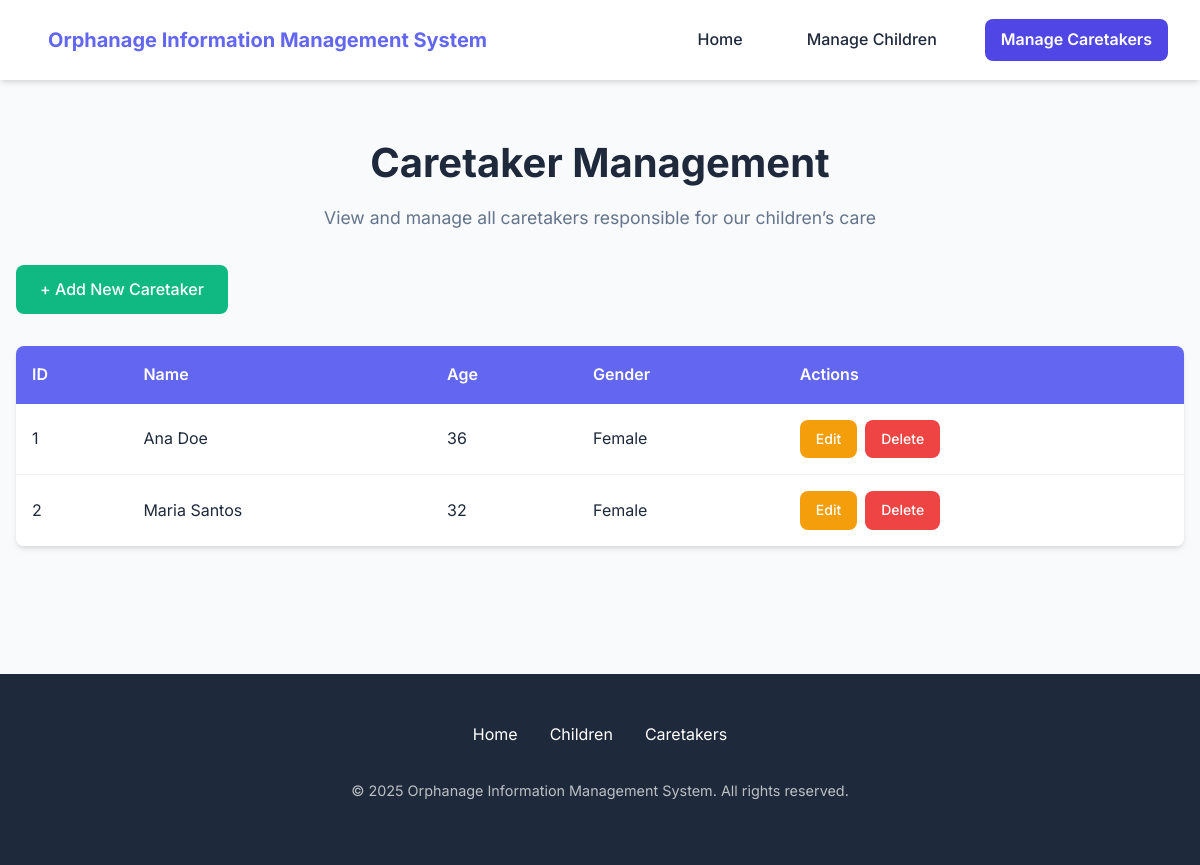
The app's page /caretakers (signed in) with its own data.
### tables this page shows
CREATE TABLE caretakers (Ct_id INTEGER PRIMARY KEY AUTOINCREMENT, name TEXT (100), age INTEGER, gender TEXT (50));

### app.py (the view)
@app.route('/caretakers')
@login_required
def caretakers():
    conn = get_db_connection()
    caretakers = conn.execute('SELECT * FROM caretakers').fetchall()
    conn.close()
    return render_template('caretakers.html', caretakers=caretakers)

### app.py (called while the page is built)
def get_db_connection():
    conn = sqlite3.connect(DB_PATH)
    conn.row_factory = sqlite3.Row
    return conn

def login_required(f):
    @wraps(f)
    def decorated_function(*args, **kwargs):
        if 'logged_in' not in session:
            flash('Please log in to access this page.', 'warning')
            return redirect(url_for('intro'))
        return f(*args, **kwargs)
    return decorated_function

### templates/caretakers.html (shortened to what this page needs)
<!DOCTYPE html>
<html lang="en">
<head>
  <link rel="stylesheet" href="{{ url_for('static', filename='style.css') }}">
</head>
<body>
  <nav>
    <div class="nav-container">
      <a href="/home" class="logo">Orphanage Information Management System</a>
      <div class="nav-links">
        <a href="/home">Home</a>
        <a href="/children">Manage Children</a>
        <a href="/caretakers" class="active">Manage Caretakers</a>
      </div>
    </div>
  </nav>
  <div class="container">
    <h1 class="text-center">Caretaker Management</h1>
    <p class="subtitle text-center">View and manage all caretakers responsible for our children’s care</p>
    <div class="mb-4">
      <a href="/add_caretaker" class="btn btn-secondary">+ Add New Caretaker</a>
    </div>
    <div class="table-container">
      <table>
        <thead>
          <tr>
            <th>ID</th>
            <th>Name</th>
            <th>Age</th>
            <th>Gender</th>
            <th>Actions</th>
          </tr>
        </thead>
        <tbody>
          {% for c in caretakers %}
          <tr>
            <td>{{ c.Ct_id }}</td>
            <td>{{ c.name }}</td>
            <td>{{ c.age }}</td>
            <td>{{ c.gender }}</td>
            <td>
              <div class="btn-group">
                <a href="/update_caretaker/{{ c.Ct_id }}" class="btn btn-warning btn-sm">Edit</a>
                <a href="/delete_caretaker/{{ c.Ct_id }}" class="btn btn-danger btn-sm" onclick="return confirm('Are you sure you want to delete this caretaker?')">Delete</a>
              </div>
            </td>
          </tr>
          {% endfor %}
        </tbody>
      </table>
    </div>
  </div>
  <footer>
    <div class="footer-content">
      <div class="footer-links">
        <a href="/home">Home</a>
        <a href="/children">Children</a>
        <a href="/caretakers">Caretakers</a>
      </div>
      <p class="copyright">&copy; 2025 Orphanage Information Management System. All rights reserved.</p>
    </div>
  </footer>
</body>
</html>

### static/style.css (style rules this page uses)
:root { --primary: #6366f1; --primary-dark: #4f46e5; --secondary: #10b981; --secondary-dark: #059669; --danger: #ef4444; --danger-dark: #dc2626; --warning: #f59e0b; --warning-dark: #d97706; --text: #1e293b; --text-light: #64748b; --bg-light: #f8fafc; --bg-white: #ffffff; --shadow: 0 4px 6px -1px rgba(0, 0, 0, 0.1), 0 2px 4px -1px rgba(0, 0, 0, 0.06); --shadow-lg: 0 10px 15px -3px rgba(0, 0, 0, 0.1), 0 4px 6px -2px rgba(0, 0, 0, 0.05); --radius: 8px; --transition: all 0.3s ease; }
body { font-family: 'Inter', 'Segoe UI', system-ui, -apple-system, sans-serif; background-color: var(--bg-light); color: var(--text); margin: 0; padding: 0; line-height: 1.6; }
.container { max-width: 1200px; margin: 0 auto; padding: 2rem 1rem; }
h1, h2, h3 { font-weight: 700; line-height: 1.2; margin-bottom: 1rem; color: var(--text); }
h1 { font-size: 2.5rem; }
.subtitle { color: var(--text-light); margin-bottom: 2rem; font-size: 1.1rem; }
nav { background-color: var(--bg-white); box-shadow: var(--shadow); padding: 1rem 2rem; position: sticky; top: 0; z-index: 100; }
.nav-container { display: flex; justify-content: space-between; align-items: center; max-width: 1200px; margin: 0 auto; white-space: nowrap; }
.logo { font-size: 1.25rem; font-weight: 700; color: var(--primary); text-decoration: none; white-space: nowrap; }
.nav-links { display: flex; align-items: center; gap: 2rem; }
nav a { color: var(--text); text-decoration: none; font-weight: 500; padding: 0.5rem 1rem; border-radius: var(--radius); transition: var(--transition); }
nav a.active { background-color: var(--primary-dark); color: white; font-weight: 600; }
.table-container { overflow-x: auto; margin: 2rem 0; border-radius: var(--radius); box-shadow: var(--shadow); }
table { width: 100%; border-collapse: collapse; background: var(--bg-white); overflow: hidden; }
th { background: var(--primary); color: white; padding: 1rem; text-align: left; font-weight: 600; }
td { padding: 1rem; border-bottom: 1px solid rgba(0,0,0,0.05); }
tr:last-child td { border-bottom: none; }
.btn { display: inline-block; background: var(--primary); color: white; padding: 0.75rem 1.5rem; border-radius: var(--radius); text-decoration: none; font-weight: 500; border: none; cursor: pointer; transition: var(--transition); font-size: 1rem; }
.btn-secondary { background: var(--secondary); }
.btn-danger { background: var(--danger); }
.btn-warning { background: var(--warning); }
.btn-sm { padding: 0.5rem 1rem; font-size: 0.875rem; }
.btn-group { display: flex; gap: 0.5rem; }
footer { background: var(--text); color: white; padding: 3rem 1rem; text-align: center; margin-top: 4rem; }
.footer-content { max-width: 1200px; margin: 0 auto; }
.footer-links { display: flex; justify-content: center; gap: 2rem; margin-bottom: 2rem; }
.footer-links a { color: white; text-decoration: none; transition: var(--transition); }
.copyright { opacity: 0.7; font-size: 0.9rem; }
.text-center { text-align: center; }
.mb-4 { margin-bottom: 2rem; }

### records on screen
caretakers: Ct_id "1", name "Ana Doe", age "36", gender "Female"
caretakers: Ct_id "2", name "Maria Santos", age "32", gender "Female"
